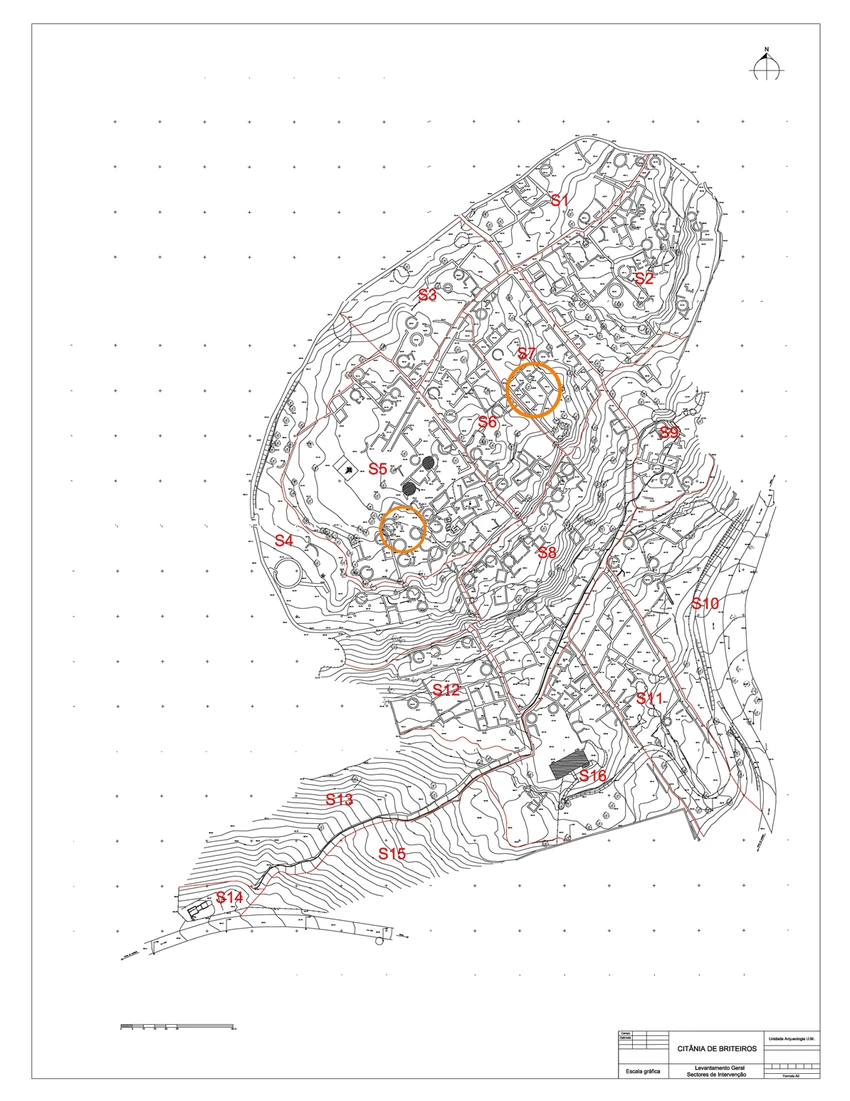
#> input picture blend/brit/plan15.png, 850 x 1101 px, found by its file name
$ python p15.py
#> lines starting #> are read from the running program, lines starting #| are printed output that depends on the picture; after the words box and inside, x2 and y2 are one past the last pixel; in counts of white or black regions, pixels touching at a corner belong together
import numpy as np,cv2,json
from skimage.morphology import skeletonize
from skimage.measure import approximate_polygon
src=np.array([(428,463),(408,488),(349,469)],float)
dst=np.array([(-70.25,-88.5),(-77.75,-75.5),(-103.0,-81.0)],float)
M,_=cv2.estimateAffinePartial2D(src,dst);sc=np.hypot(M[0,0],M[1,0])
res=(src@M[:,:2].T+M[:,2])-dst;print('m/px',round(sc,3),'rot',round(np.degrees(np.arctan2(M[1,0],M[0,0])),1),'res',np.hypot(*res.T).round(2))
im=cv2.imread('blend/brit/plan15.png');hsv=cv2.cvtColor(im,cv2.COLOR_BGR2HSV);g=cv2.cvtColor(im,cv2.COLOR_BGR2GRAY)
#> further down, im is the input picture: shape (1101, 850, 3); mean B, G, R 241.3, 241.4, 242.2
ink=((g<150)&(hsv[...,1]<70)).astype(np.uint8)         # black/grey drawing, no red/orange
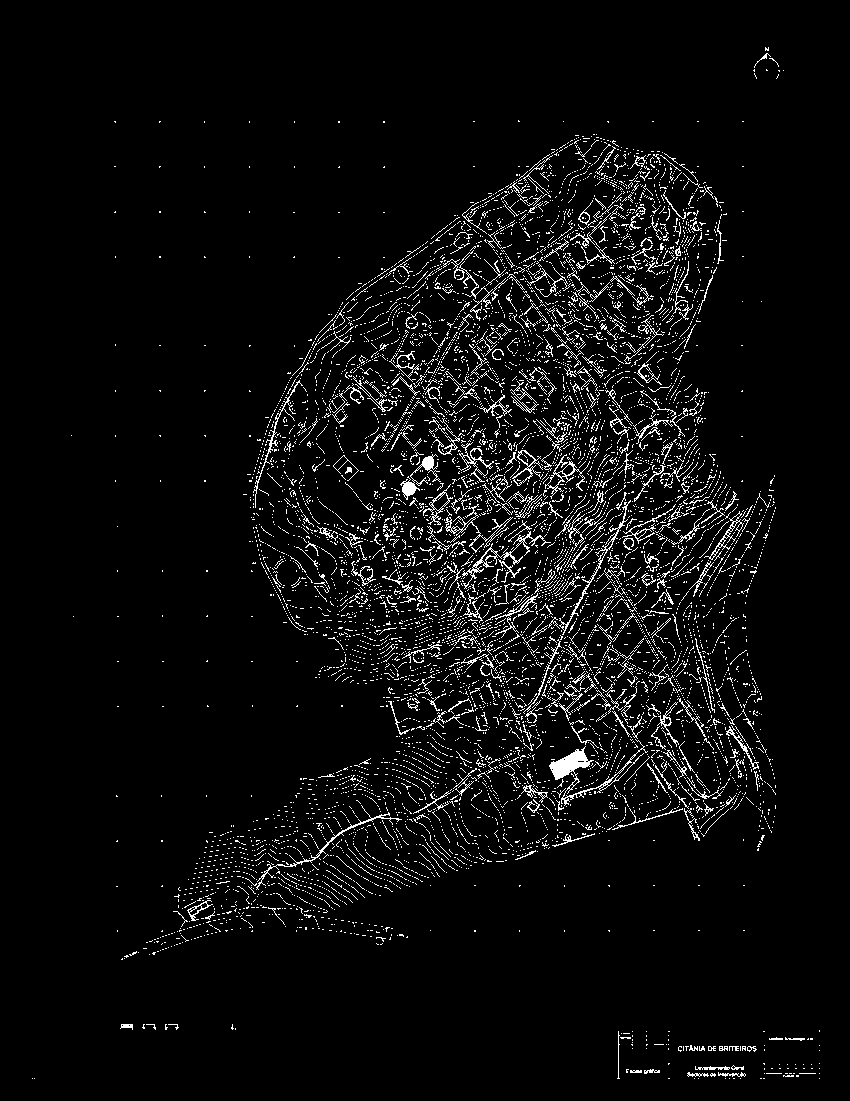
#> ink: shape (1101, 850); values 0 (black) and 1 (white), 4.7% white in thin lines or dots, all inside (x1, y1, x2, y2) = (32, 47, 820, 1079)
U=4;big=cv2.resize(g,None,fx=U,fy=U,interpolation=cv2.INTER_CUBIC);inkb=cv2.resize(ink,None,fx=U,fy=U,interpolation=cv2.INTER_NEAREST)
cs=cv2.HoughCircles(cv2.GaussianBlur(255-big,(0,0),1.5),cv2.HOUGH_GRADIENT,dp=1,minDist=U*7,param1=60,param2=16,minRadius=int(U*3.6),maxRadius=int(U*9.5))
#> cs = 2037 rows, first 8: [2461.5, 1161.5, 35.1], [2069.5, 2028.5, 37.4], [2221.5, 2351.5, 35.2], [2319.5, 1519.5, 36.3], [2160.5, 1886.5, 37.4], [2258.5, 2280.5, 36.3], [1604.5, 1434.5, 33], [1660.5, 1840.5, 22.5]
cs=[] if cs is None else cs[0]
yy,xx=np.mgrid[0:big.shape[0],0:big.shape[1]];out=[]
for X,Y,R in cs:
    x0,x1,y0,y1=int(X-R*1.7),int(X+R*1.7)+1,int(Y-R*1.7),int(Y+R*1.7)+1
    if x0<0 or y0<0 or x1>=big.shape[1] or y1>=big.shape[0]:continue
    d=np.hypot(xx[y0:y1,x0:x1]-X,yy[y0:y1,x0:x1]-Y);ik=inkb[y0:y1,x0:x1];ang=np.arctan2(yy[y0:y1,x0:x1]-Y,xx[y0:y1,x0:x1]-X)
    ring=(d>R*.82)&(d<R*1.18);inn=d<R*.6
    bins=np.array([ik[ring&(ang>=q)&(ang<q+np.pi/6)].mean() for q in np.arange(-np.pi,np.pi,np.pi/6)])
    cont=(bins>.18).mean();fill=ik[inn].mean()
    if cont>=.66 and fill<.12: out.append((float(X/U),float(Y/U),float(R/U),float(cont)))
#> this loop made 2037 passes
#> (X, Y, R, x0, x1, y0, y1, cont) on passes 1 to 3: (2461.5, 1161.5, 35.1, 2401, 2522, 1101, 1222, 0.583), (2069.5, 2028.5, 37.4, 2005, 2134, 1964, 2093, 0.833), (2221.5, 2351.5, 35.2, 2161, 2282, 2291, 2412, 0.833)
#> pass 1, `ring = (d > R * 0.82) & (d < R * 1.18)`:
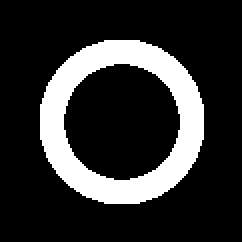
#> ring: shape (121, 121) bool (shown 2 times larger); 19% white; 1 white region, box (x1, y1, x2, y2) and area: (20, 20, 102, 102) 2780
#> after the loop, out = 167 items, first 6: (579.9, 379.9, 9.07, 1), (395.4, 393.1, 5.75, 0.667), (401.1, 273.9, 8.8, 0.917), (496.1, 542.4, 9.07, 0.75), (530.4, 518.4, 7.7, 0.833), (532.9, 194.4, 9.07, 0.917)
out.sort(key=lambda q:-q[3]);keep=[]
for q in out:
    if all(np.hypot(q[0]-k[0],q[1]-k[1])>(q[2]+k[2])*.85 for k in keep):keep.append(q)
#> this loop made 167 passes
#> q on passes 1 to 3: (579.9, 379.9, 9.07, 1), (565.6, 700.6, 8.25, 1), (653.6, 562.9, 5.75, 1)
#> after the loop, keep = 146 items, first 6: (579.9, 379.9, 9.07, 1), (565.6, 700.6, 8.25, 1), (653.6, 562.9, 5.75, 1), (401.1, 273.9, 8.8, 0.917), (532.9, 194.4, 9.07, 0.917), (596.6, 235.9, 6.88, 0.917)
print('circles',len(cs),len(out),len(keep))
#| circles 2037 167 146
H=[]
for x,y,r,c in keep:
    p=M[:,:2]@[x,y]+M[:,2];H.append([round(float(p[0]),2),round(float(p[1]),2),round(float(r*sc),2),round(c,2)])
#> this loop made 146 passes
#> (x, y, r, c, p) on passes 1 to 8: (579.9, 379.9, 9.07, 1, [-10.9, -131.4]), (565.6, 700.6, 8.25, 1, [1.04, 4.67]), (653.6, 562.9, 5.75, 1, [30.46, -58.37]), (401.1, 273.9, 8.8, 0.917, [-92.25, -166.2]), (532.9, 194.4, 9.07, 0.917, [-41.11, -207.1]), (596.6, 235.9, 6.88, 0.917, [-11.89, -193.1]), (497.9, 354.4, 4.43, 0.917, [-46.92, -137.6]), (573.9, 329.1, 9.35, 0.917, [-16.27, -152.5])
json.dump(H,open('blend/p15_houses.json','w'))
# walls: thick strokes (survive a 2x2 erosion at native res)
th=cv2.erode(ink,np.ones((2,2),np.uint8));th=cv2.dilate(th,np.ones((2,2),np.uint8))
for x,y,r,c in keep: cv2.circle(th,(int(round(x)),int(round(y))),int(round(r))+2,0,4)
#> this loop made 146 passes
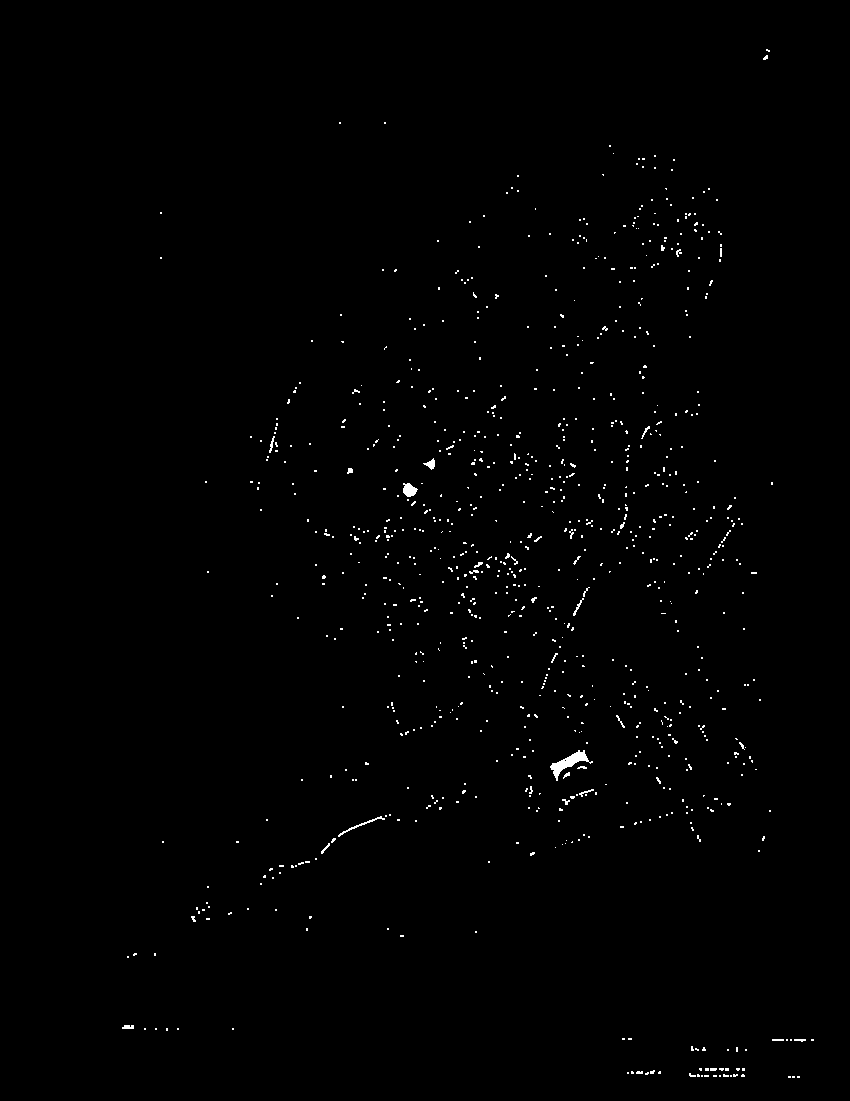
#> th: shape (1101, 850); values 0 (black) and 1 (white), 0.65% white in thin lines or dots, all inside (x1, y1, x2, y2) = (122, 49, 814, 1078)
sk=skeletonize(th>0)
#> sk: shape (1101, 850) bool; 0.26% white in thin lines or dots, all inside (x1, y1, x2, y2) = (122, 49, 814, 1077)
n,lab=cv2.connectedComponents(sk.astype(np.uint8),connectivity=8)
#> lab: shape (1101, 850) int32; 906 distinct labels, from 0 to 905
W=[]
for k in range(1,n):
    ys,xs=np.nonzero(lab==k)
    if len(xs)<6:continue
    pts=np.c_[xs,ys].astype(float)
    # order by projection along principal axis (rough polyline per component)
    c=pts.mean(0);u,s_,vt=np.linalg.svd(pts-c);t=(pts-c)@vt[0];o=np.argsort(t);pp=pts[o]
    if s_[1]>s_[0]*.5 and len(pts)>12:   # branched/curvy: split in chunks along axis
        pass
    poly=approximate_polygon(pp,1.0)
    loc=(poly@M[:,:2].T+M[:,2]).round(2).tolist();W.append(loc)
print('wall comps',len(W))
#| wall comps 43
json.dump(W,open('blend/p15_walls.json','w'))
vis=im.copy()
for x,y,r,c in keep: cv2.circle(vis,(int(x),int(y)),int(r),(0,170,0),1)
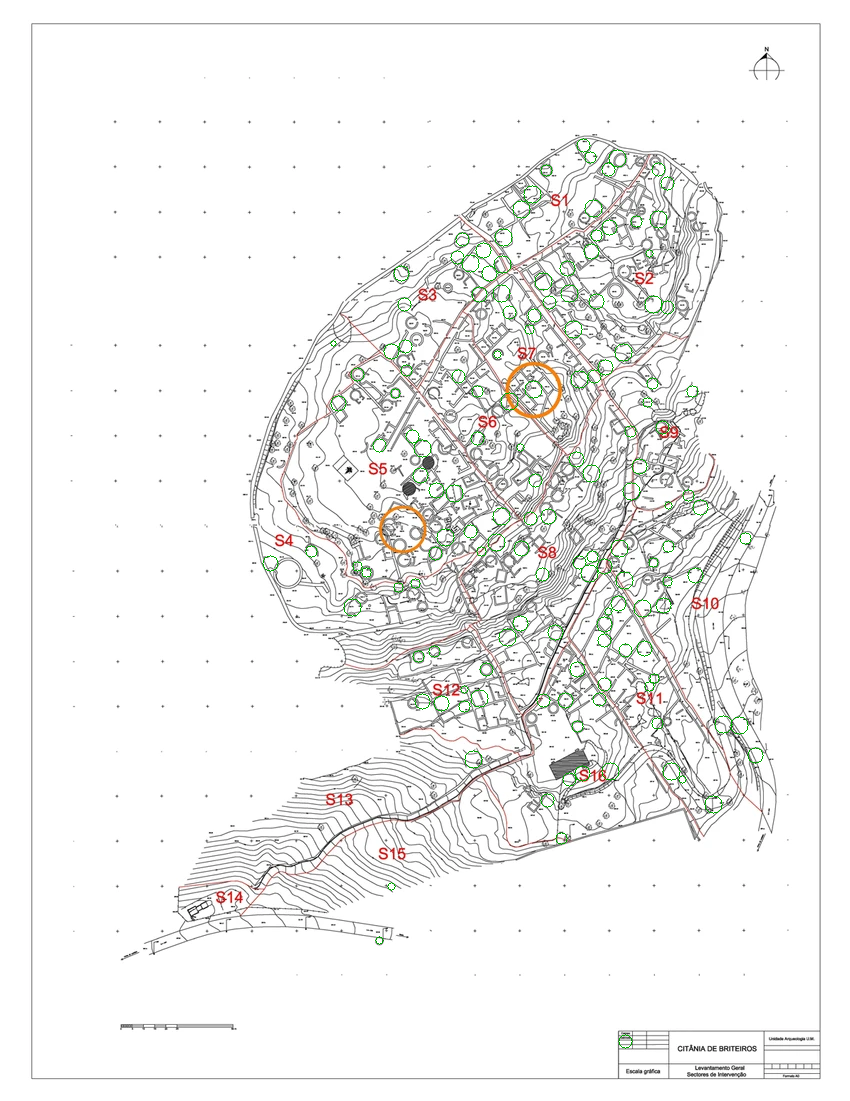
#> vis: shape (1101, 850, 3); 0.6% of pixels changed, all inside (x1, y1, x2, y2) = (262, 138, 764, 1049)
vis[sk]=(255,0,200)
#> vis: shape (1101, 850, 3); 0.26% of pixels changed, all inside (x1, y1, x2, y2) = (122, 49, 814, 1077)
big2=cv2.resize(vis,None,fx=2,fy=2,interpolation=cv2.INTER_NEAREST)
cv2.imwrite('blend/brit/p15a.png',big2[2*180:2*560,2*300:2*720]);cv2.imwrite('blend/brit/p15b.png',big2[2*480:2*860,2*380:2*780])
#> after `cv2.imwrite('blend/brit/p15a.png', big2[2 * 180:2 * 560, 2 * 300:2 * 7`:
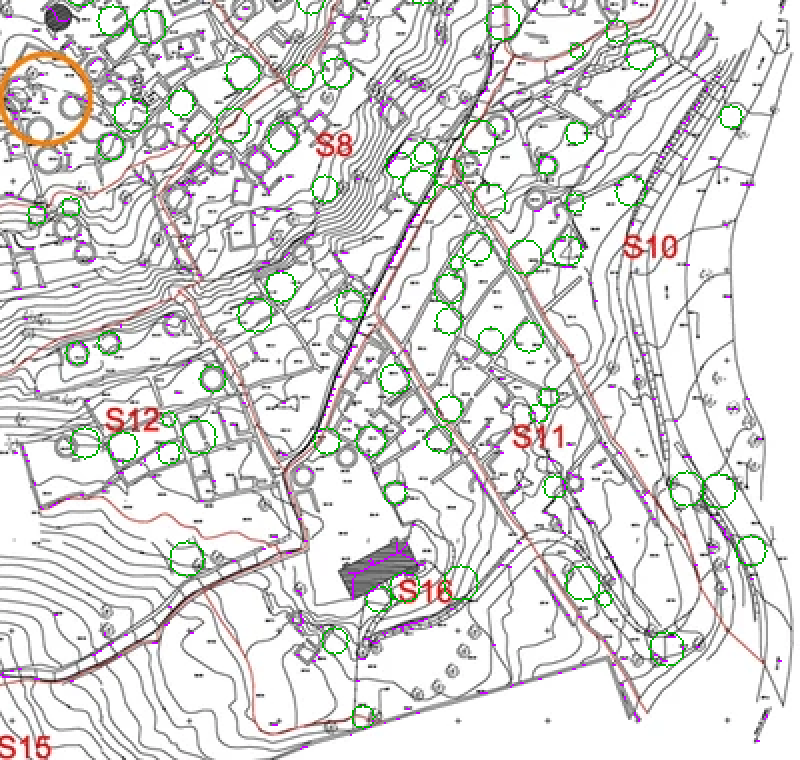
#> saved as p15b.png: shape (760, 800, 3); mean B, G, R 215.3, 216.6, 217.4

$ run again, with blend/brit/p14z.png copied over blend/brit/plan15.png
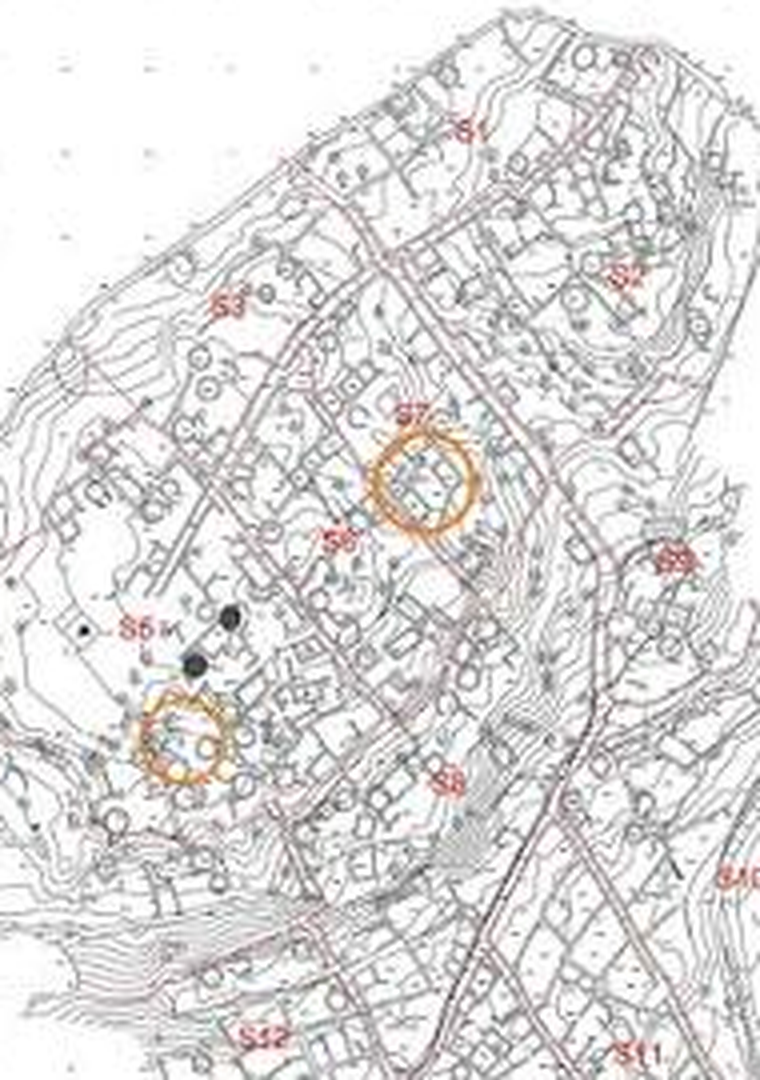
#> input picture blend/brit/p14z.png, 760 x 1080 px, found by its file name
#> im is the input picture: shape (1080, 760, 3); mean B, G, R 218.3, 218.7, 220.5
#> hsv: shape (1080, 760, 3); mean H, S, V 45.6, 4, 220.9
#> `ink=((g<150)&(hsv[...,1]<70)).astype(np.uint8)`:
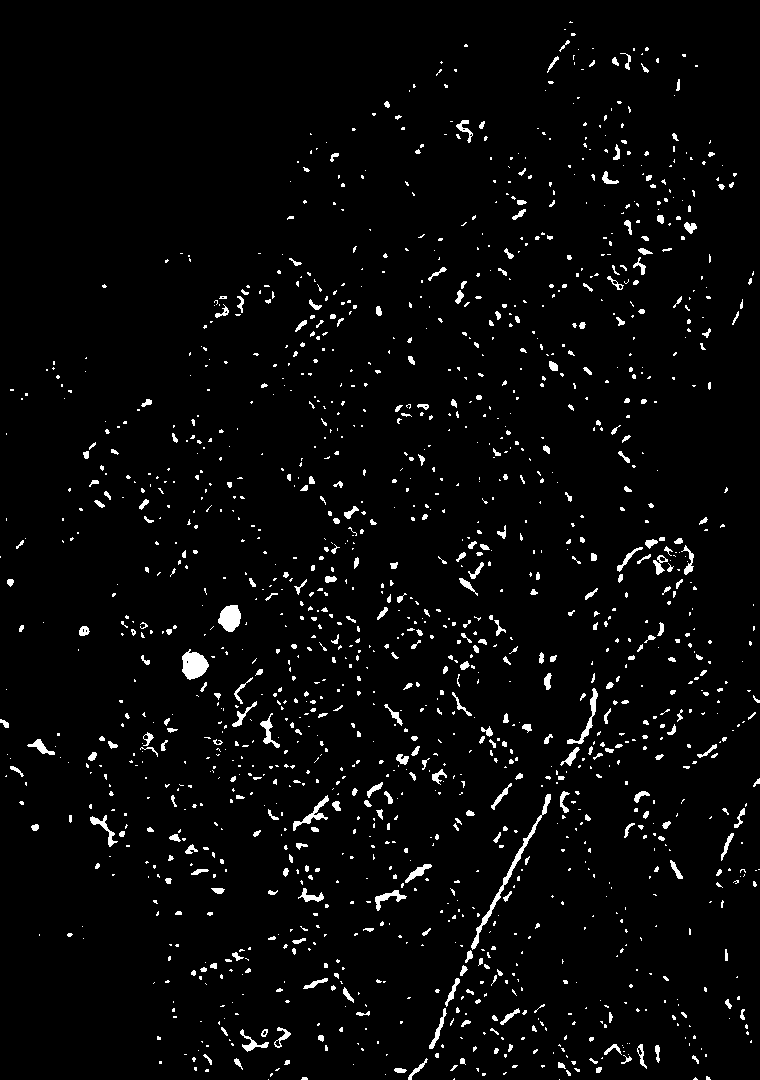
#> ink: shape (1080, 760); values 0 (black) and 1 (white), 3.3% white; 1530 white regions (1155 under 20 px), largest, box (x1, y1, x2, y2) and area: (471, 794, 551, 950) 698, (182, 649, 209, 680) 563, (218, 605, 241, 632) 451
#> inkb: shape (4320, 3040); values 0 (black) and 1 (white), 3.3% white; 1530 white regions (125 under 20 px), largest, box (x1, y1, x2, y2) and area: (1884, 3176, 2204, 3800) 11168, (728, 2596, 836, 2720) 9008, (872, 2420, 964, 2528) 7216
#> cs = 175 rows, first 8: [977.5, 3136.5, 35.2], [733.5, 1716.5, 36.3], [2333.5, 227.5, 34.9], [337.5, 2521.5, 16.5], [1790.5, 2816.5, 35.2], [1724.5, 3058.5, 37.4], [2174.5, 4235.5, 36.3], [1876.5, 2729.5, 37.4]
#> the loop `for X,Y,R in cs:` made 175 passes
#> (X, Y, R, x0, x1, y0, y1, bins) on passes 1, 7, 8: (977.5, 3136.5, 35.2, 917, 1038, 3076, 3197, [0.056, 0.0211, 0, 0.056, 0.0591, 0, 0, 0.00422, 0, 0, 0, 0]), (2174.5, 4235.5, 36.3, 2112, 2237, 4173, 4298, [0.00806, 0.171, 0, 0, 0, 0.00403, 0, 0, 0.0444, 0.19, 0, 0]), (1876.5, 2729.5, 37.4, 1812, 1941, 2665, 2794, [0.0265, 0, 0, 0, 0, 0.303, 0.121, 0, 0, 0, 0, 0.307])
#> after the loop `for X,Y,R in cs:`: out = []
#| circles 175 0 0
#> th: shape (1080, 760); values 0 (black) and 1 (white), 1.7% white in thin lines or dots
#> th: shape (1080, 760); values 0 (black) and 1 (white), 3% white; 1218 white regions (873 under 20 px), largest, box (x1, y1, x2, y2) and area: (472, 795, 552, 950) 697, (183, 653, 210, 681) 557, (219, 606, 242, 633) 451
#> sk: shape (1080, 760) bool; 0.67% white in thin lines or dots
#> lab: shape (1080, 760) int32; 1219 distinct labels, from 0 to 1218
#> n = 1219
#> the loop `for k in range(1,n):` made 1218 passes
#> (ys, xs) on passes 1, 3, 4: ([34, 35, 35], [574, 572, 573]), ([46, 46], [466, 467]), ([50], [634])
#> after the loop `for k in range(1,n):`: W = 227 items
#| wall comps 227
#> vis: shape (1080, 760, 3); 0.67% of pixels changed, all inside (x1, y1, x2, y2) = (0, 34, 759, 1080)
#> `cv2.imwrite('blend/brit/p15a.png', big2[2 * 180:2 * 560, 2 * 300:2 * 7`:
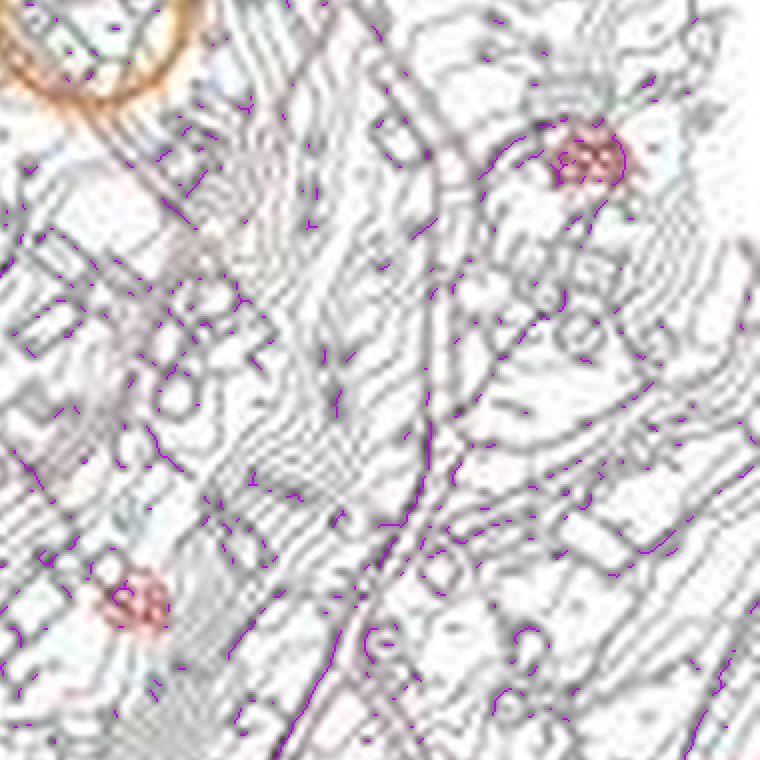
#> saved as p15b.png: shape (760, 760, 3); mean B, G, R 209.6, 207.4, 211.9
